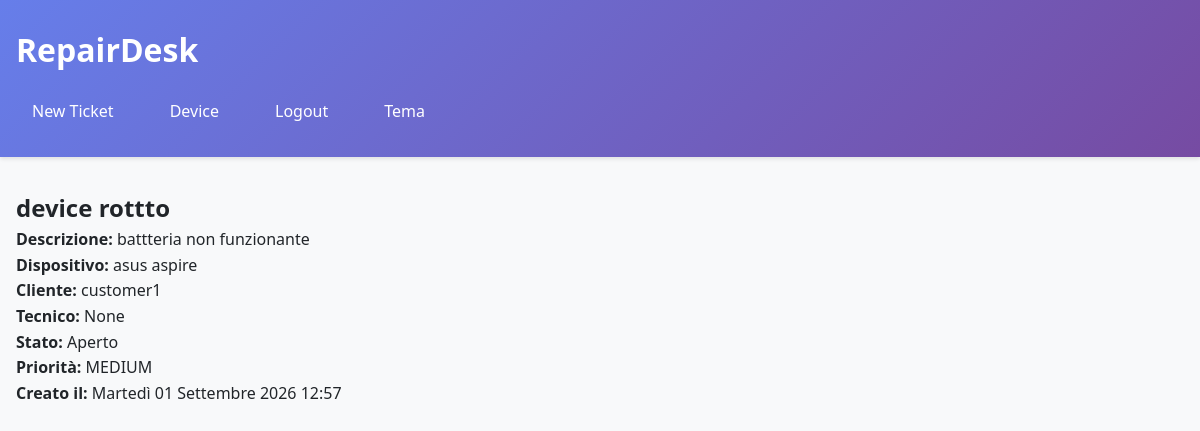
Page /tickets/3/ (signed in) on the committed database.
### core/models.py (models this page shows, shortened)
class Ticket(models.Model):
    STATUS_CHOICES = [
        ('OPEN', 'Aperto'),
        ('IN_PROGRESS', 'In lavorazione'),
        ('CLOSED', 'Chiuso'),
    ]
    PRIORITY_CHOICES = [
        ('LOW', 'Bassa'),
        ('MEDIUM', 'Media'),
        ('HIGH', 'Alta'),
    ]
    title = models.CharField(max_length=100)
    description = models.TextField()
    device = models.ForeignKey(Device, on_delete=models.CASCADE, related_name='tickets')
    customer = models.ForeignKey(User, on_delete=models.CASCADE, related_name='tickets_opened')
    technician = models.ForeignKey(User, on_delete=models.SET_NULL, null=True, blank=True, related_name='tickets_assigned')
    status = models.CharField(max_length=20, choices=STATUS_CHOICES, default='OPEN')
    priority = models.CharField(max_length=10, choices=PRIORITY_CHOICES, default='MEDIUM')
    created_at = models.DateTimeField(auto_now_add=True)
    updated_at = models.DateTimeField(auto_now=True)
    expected_close_date = models.DateField(null=True, blank=True)
    class Meta:
        ordering = ['-created_at']
        permissions = [
            ("view_manager_dashboard", "Può vedere la dashboard manager"),
        ]

class Device(models.Model):
    owner = models.ForeignKey(User, on_delete=models.CASCADE, related_name='devices')
    brand = models.CharField(max_length=50)
    model = models.CharField(max_length=50)
    serial_number = models.CharField(max_length=100, unique=True)

### core/views.py (the view)
# urls.py: path('tickets/<int:pk>/', views.TicketDetailView.as_view(), name='ticket_detail'),  # dettaglio
@method_decorator(login_required, name='dispatch')
class TicketDetailView(LoginRequiredMixin, DetailView):
    model = Ticket
    template_name = 'core/ticket_detail.html'
    def get_object(self, queryset=None):
        ticket = super().get_object(queryset)
        user = self.request.user
        if user.groups.filter(name="Manager").exists():
            return ticket
        if user.groups.filter(name="Technician").exists():
            if ticket.technician == user:
                return ticket
            raise PermissionDenied
        if ticket.customer == user:
            return ticket
        raise PermissionDenied

### core/templates/core/ticket_detail.html (shortened to what this page needs)
{% extends 'core/base.html' %}
{% block content %}
<h2>{{ ticket.title }}</h2>
<p><strong>Descrizione:</strong> {{ ticket.description }}</p>
<p><strong>Dispositivo:</strong> {{ ticket.device.brand }} {{ ticket.device.model }}</p>
<p><strong>Cliente:</strong> {{ ticket.customer.username }}</p>
<p><strong>Tecnico:</strong> {{ ticket.technician }}</p>
<p><strong>Stato:</strong> {{ ticket.get_status_display }}</p>
<p><strong>Priorità:</strong> {{ ticket.priority }}</p>
<p><strong>Creato il:</strong> {{ ticket.created_at }}</p>
{% endblock %}

### core/static/css/style.css (style rules this page uses)
:root { --primary: #007bff; --primary-hover: #0056b3; --secondary: #6c757d; --danger: #dc3545; --success: #28a745; --bg-light: #f8f9fa; --text-dark: #212529; --border-color: #ddd; --transition-speed: 0.3s; }
* { margin: 0; padding: 0; box-sizing: border-box; }
body { font-family: 'Segoe UI', Tahoma, Arial, sans-serif; line-height: 1.6; color: var(--text-dark); background-color: var(--bg-light); transition: background-color var(--transition-speed), color var(--transition-speed); }

### rows in the picture
Ticket: title "device rottto", description "battteria non funzionante", device.brand "asus", device.model "aspire", customer.username "customer1", technician "None", status "Aperto", priority "MEDIUM", created_at "Martedì 01 Settembre 2026 12:57"
